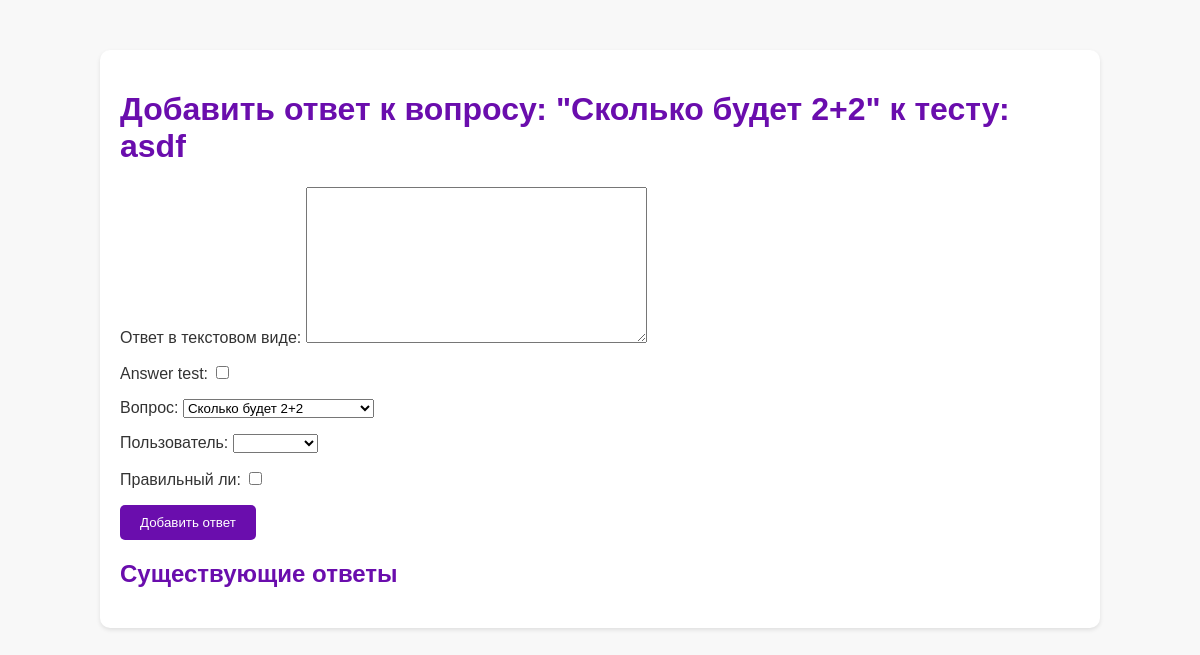
Page /add_answers/1/9/ on the committed database.
### tests/models.py (models this page shows, shortened)
class Question(models.Model):
    question = models.CharField(max_length=255)
    image = models.ImageField(upload_to='questions/', blank=True, null=True)
    test = models.ForeignKey('Test', related_name='questions', on_delete=models.CASCADE)  # Изменено на ForeignKey
    def __str__(self):
        return self.question

class Test(models.Model):
    title = models.CharField(max_length=100)
    description = models.TextField()
    author = models.ForeignKey(User, on_delete=models.CASCADE)
    is_published = models.BooleanField(default=False)

### tests/views.py (the view)
# urls.py: path('add_answers/<int:test_id>/<int:question_id>/', views.add_answers, name='add_answers'),
def add_answers(request, test_id, question_id):
    test = get_object_or_404(Test, pk=test_id)
    question = get_object_or_404(Question, pk=question_id)
    if request.method == 'POST':
        answer_form = AnswerForm(request.POST, request.FILES)
        if answer_form.is_valid():
            answer = answer_form.save(commit=False)
            answer.question = question
            answer.save()
            return redirect('add_answers', test_id=test_id, question_id=question_id)  # Обновляем страницу
    else:
        answer_form = AnswerForm()
        answers = Answer.objects.filter(question=question)  # Получаем уже добавленные ответы
    return render(request, 'answer_create.html', {
        'test': test,
        'question': question,
        'answer_form': answer_form,
        'answers': answers
    })

### tests/forms.py
class AnswerForm(forms.ModelForm):
    class Meta:
        model = Answer
        fields = ['answer_text', 'answer_test', 'question', 'user', 'is_correct']
        labels = {
            'question': 'Вопрос',
            'user': 'Пользователь',
            'is_correct': 'Правильный ли'
        }

### templates/answer_create.html (shortened to what this page needs)
<!DOCTYPE html>
<html lang="en">
<head>
</head>
<body>
    <div class="container">
        <h1>Добавить ответ к вопросу: "{{ question.question }}" к тесту: {{ test.title }}</h1>
        <form method="post" enctype="multipart/form-data">
            {{ answer_form.as_p }}
            <button type="submit">Добавить ответ</button>
        </form>
        <h2>Существующие ответы</h2>
    </div>
</body>
</html>

### templates/answer_create.html (style rules this page uses)
body { font-family: Arial, sans-serif; background-color: #f8f8f8; color: #333; margin: 0; padding: 0; }
.container { width: 80%; margin: auto; padding: 20px; background-color: #fff; border-radius: 10px; box-shadow: 0 2px 4px rgba(0, 0, 0, 0.1); margin-top: 50px; }
h1, h2 { color: #6a0dad; }
form { margin-bottom: 20px; }
button { background-color: #6a0dad; color: #fff; border: none; padding: 10px 20px; border-radius: 5px; cursor: pointer; }

### rows in the picture
Question: question "Сколько будет 2+2"
Test: title "asdf"
Question: question "Сколько будет 2+2"
